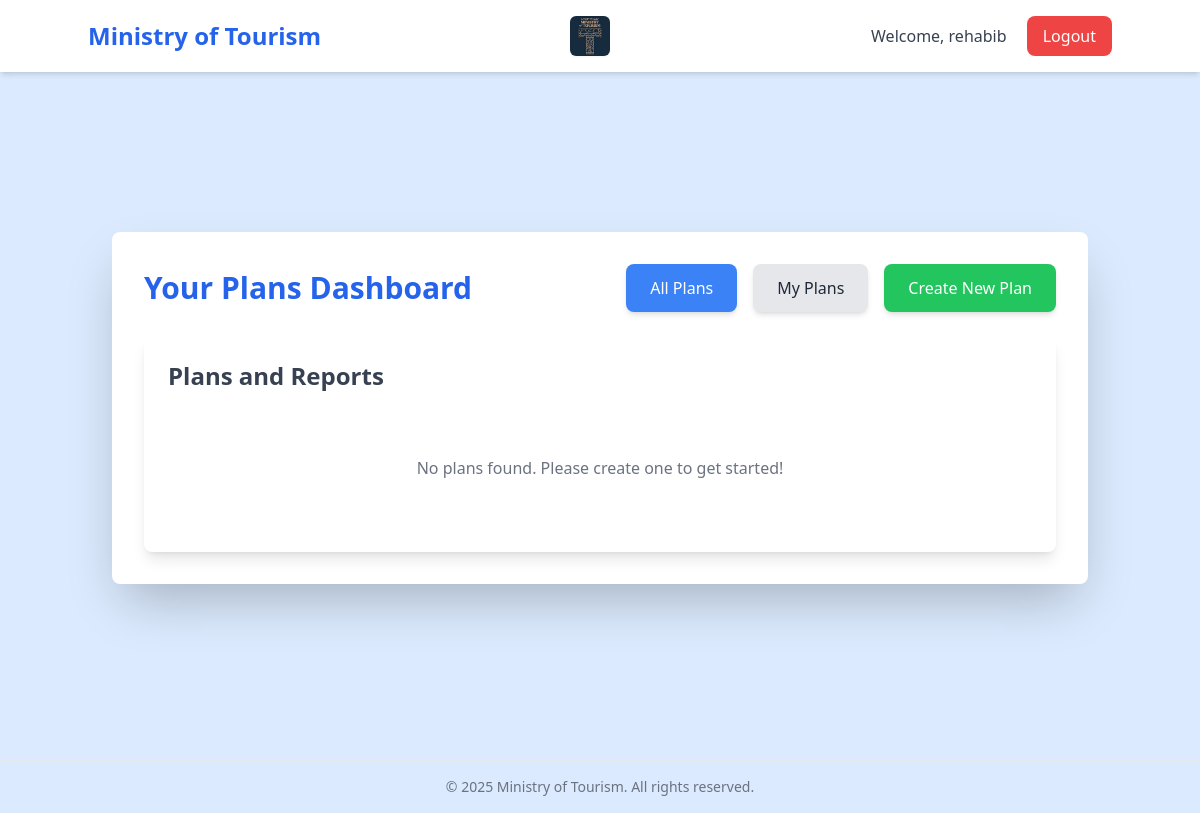
/ (signed in), run on an earlier commit of the app's database.
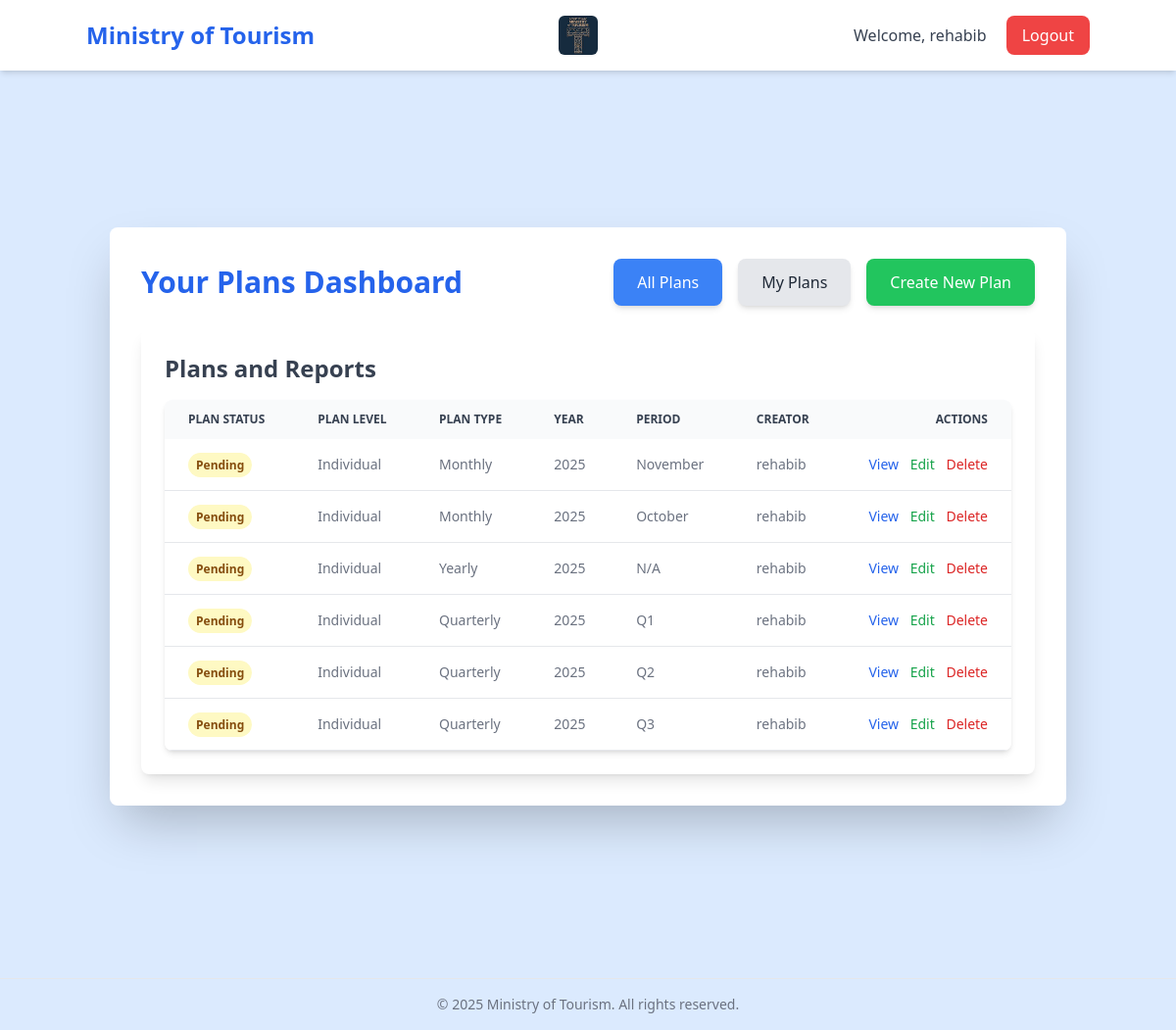
And on a later commit of the database.
### accounts/models.py (models this page shows, shortened)
class User(AbstractUser):
    ROLE_CHOICES = (
        ('CORPORATE', 'corporate'),
        ('DEPARTMENT', 'Department'),
        ('INDIVIDUAL', 'Individual'),
    )
    role = models.CharField(max_length=20, choices=ROLE_CHOICES, default='INDIVIDUAL')
    department = models.CharField(max_length=100, blank=True, null=True, help_text="Department of the user (e.g., Marketing, IT)")

### plans/models.py (models this page shows, shortened)
class Plan(models.Model):
    LEVEL_CHOICES = [
        ("individual", "Individual"),
        ("department", "Department"),
        ("corporate", "Corporate"),
    ]
    PLAN_TYPE_CHOICES = [
        ("weekly", "Weekly"),
        ("monthly", "Monthly"),
        ("quarterly", "Quarterly"),
        ("yearly", "Yearly"),
    ]
    user = models.ForeignKey(settings.AUTH_USER_MODEL, on_delete=models.CASCADE)
    level = models.CharField(max_length=20, choices=LEVEL_CHOICES)
    plan_type = models.CharField(max_length=20, choices=PLAN_TYPE_CHOICES)
    year = models.PositiveIntegerField()
    week_number = models.PositiveSmallIntegerField(
        choices=[(i, f"Week {i}") for i in range(1, 53)], # Changed to 53 weeks for full year
        null=True, blank=True
    )
    MONTH_CHOICES = [
        (1, "July"), (2, "August"), (3, "September"), (4, "October"),
        (5, "November"), (6, "December"), (7, "January"), (8, "February"),
        (9, "March"), (10, "April"), (11, "May"), (12, "June")
    ]
    month = models.PositiveSmallIntegerField(
        choices=MONTH_CHOICES,
        null=True,
        blank=True
    )
    quarter_number = models.PositiveSmallIntegerField(
        choices=[(i, f"Quarter {i}") for i in range(1, 5)],
        null=True, blank=True
    )
    status = models.CharField(
        max_length=20,
        choices=[("PENDING", "Pending"), ("APPROVED", "Approved"), ("REJECTED", "Rejected")],
        default="PENDING"
    )
    review_comments = models.TextField(blank=True, null=True)
    created_at = models.DateTimeField(auto_now_add=True)

### plans/views.py (the view)
# urls.py: path('', views.dashboard, name='dashboard'),
@login_required
def dashboard(request):
    user_role = request.user.role.lower()
    prefetch_fields = ('goals', 'kpis', 'major_activities__detail_activities')
    base_query = Plan.objects.all().prefetch_related(*prefetch_fields).order_by('-year', '-month', '-week_number')
    show_my_plans = request.GET.get('show', 'all') == 'my_plans'
    selected_department_name = request.GET.get('department', '')
    if show_my_plans:
        plans = base_query.filter(user=request.user)
    elif user_role == 'corporate':
        if selected_department_name:
            plans = base_query.filter(user__department__iexact=selected_department_name)
        else:
            plans = base_query
    elif user_role == 'department':
        plans = base_query.filter(
            Q(user=request.user) | Q(level__iexact='individual', user__department=request.user.department)
        )
    elif user_role == 'individual':
        plans = base_query.filter(user=request.user)
    else:
        plans = Plan.objects.none() # Default safety
    all_departments = []
    if user_role == 'corporate':
        all_departments = User.objects.filter(department__isnull=False).values_list('department', flat=True).distinct()
    context = {
        'user_role': user_role,
        'plans': plans,
        'show_my_plans': show_my_plans,
        'all_departments': all_departments,
        'selected_department': selected_department_name,
    }
    return render(request, 'plans/dashboard.html', context)

### plans/templates/plans/dashboard.html (shortened to what this page needs)
{% extends "plans/base.html" %}
{% block content %}
<div class="bg-white p-8 rounded-lg shadow-2xl max-w-6xl mx-auto my-10 lg:my-24">
    <div class="flex flex-col md:flex-row justify-between items-center mb-6">
        <h1 class="text-3xl font-bold text-blue-600 mb-4 md:mb-0">Your Plans Dashboard</h1>
        <div class="flex flex-wrap items-center space-y-4 md:space-y-0 md:space-x-4">
            <a href="{% url 'dashboard' %}"
                class="w-full md:w-auto text-center px-6 py-3 rounded-lg transition-colors shadow-md
                {% if not show_my_plans and not selected_department %}bg-blue-500 text-white hover:bg-blue-600{% else %}bg-gray-200 text-gray-800 hover:bg-gray-300{% endif %}">
                All Plans
            </a>
            <a href="{% url 'dashboard' %}?show=my_plans"
                class="w-full md:w-auto text-center px-6 py-3 rounded-lg transition-colors shadow-md
                {% if show_my_plans %}bg-blue-500 text-white hover:bg-blue-600{% else %}bg-gray-200 text-gray-800 hover:bg-gray-300{% endif %}">
                My Plans
            </a>
            <a href="{% url 'create_plan' %}"
                class="w-full md:w-auto text-center bg-green-500 text-white px-6 py-3 rounded-lg hover:bg-green-600 transition-colors shadow-md">
                Create New Plan
            </a>
        </div>
    </div>
    <div class="bg-white p-6 rounded-lg shadow-lg">
        <h2 class="text-2xl font-bold text-gray-700 mb-4">Plans and Reports</h2>
        {% if plans %}
        <div class="overflow-x-auto shadow-md rounded-lg">
            <table class="w-full text-sm text-left text-gray-500">
                <thead class="text-xs text-gray-700 uppercase bg-gray-50">
                    <tr>
                        <th scope="col" class="px-6 py-3">Plan Status</th>
                        <th scope="col" class="px-6 py-3">Plan Level</th>
                        <th scope="col" class="px-6 py-3">Plan Type</th>
                        <th scope="col" class="px-6 py-3">Year</th>
                        <th scope="col" class="px-6 py-3">Period</th>
                        <th scope="col" class="px-6 py-3">Creator</th>
                        <th scope="col" class="px-6 py-3 text-right">Actions</th>
                    </tr>
                </thead>
                <tbody>
                    {% for plan in plans %}
                    <tr class="bg-white border-b hover:bg-gray-50">
                        <td class="px-6 py-4">
                            <span class="font-semibold px-2 py-1 rounded-full text-xs
                                {% if plan.status == 'APPROVED' %}bg-green-100 text-green-800
                                {% elif plan.status == 'REJECTED' %}bg-red-100 text-red-800
                                {% else %}bg-yellow-100 text-yellow-800
                                {% endif %}">
                                {{ plan.get_status_display }}
                            </span>
                        </td>
                        <td class="px-6 py-4">{{ plan.get_level_display }}</td>
                        <td class="px-6 py-4">{{ plan.get_plan_type_display }}</td>
                        <td class="px-6 py-4">{{ plan.year }}</td>
                        <td class="px-6 py-4">
                            {% if plan.plan_type == 'monthly' %}
                                {{ plan.get_month_display }}
                            {% elif plan.plan_type == 'quarterly' %}
                                Q{{ plan.quarter_number }}
                            {% elif plan.plan_type == 'weekly' %}
                                Wk {{ plan.week_number }} ({{ plan.get_month_display|slice:":3" }})
                            {% else %}
                                N/A
                            {% endif %}
                        </td>
                        <td class="px-6 py-4">{{ plan.user.username }}</td>
                        <td class="px-6 py-4 text-right space-x-2">
                            <a href="{% url 'view_plan' plan.pk %}"
                                class="font-medium text-blue-600 hover:underline">View</a>
                            {% if user.is_authenticated and plan.user == request.user and plan.status != 'APPROVED' %}
                            <a href="{% url 'edit_plan' plan.pk %}"
                                class="font-medium text-green-600 hover:underline">Edit</a>
                            <button type="button" class="font-medium text-red-600 hover:underline delete-button"
                                data-delete-url="{% url 'delete_plan' plan.pk %}">Delete</button>
                            {% endif %}
                        </td>
                    </tr>
                    {% endfor %}
                </tbody>
            </table>
        </div>
        {% else %}
        <p class="text-center text-gray-500 py-12">No plans found. Please create one to get started!</p>
        {% endif %}
    </div>
</div>
{% endblock %}

### plans/templates/plans/base.html (shortened to what this page needs)
<!DOCTYPE html>
<html lang="en">
<head>
<script src="https://cdn.tailwindcss.com"></script>
</head>
<body class="bg-blue-100 min-h-screen font-sans antialiased">
<header class="bg-white shadow-md py-4 px-6 mb-8">
<nav class="container mx-auto flex justify-between items-center">
<a href="{% url 'dashboard' %}" class="text-2xl font-bold text-blue-600">Ministry of Tourism</a>
<img src="plans/images/tourism logo.jpg"
                     alt="Tourism Logo"
                     class="h-10 w-10 mr-3 object-cover rounded-md shadow-sm">
<div>
{% if user.is_authenticated %}
<span class="text-gray-700 mr-4">Welcome, {{ user.username }}</span>
<form action="{% url 'logout' %}" method="post" class="inline">
<button type="submit" class="bg-red-500 text-white px-4 py-2 rounded-lg hover:bg-red-600 transition-colors">Logout</button>
</form>
{% else %}
<a href="{% url 'login' %}" class="bg-blue-500 text-white px-4 py-2 rounded-lg hover:bg-blue-600 transition-colors">Login</a>
{% endif %}
</div>
</header>
<main class="container mx-auto px-6 py-8">
{% block content %}
{% endblock %}
</main>
<footer class="mt-12 py-4 text-center text-sm text-gray-500 border-t">
        &copy; 2025 Ministry of Tourism. All rights reserved.
</footer>
</body>
</html>

What changed in the data, as far as the page shows it:
added Plan: status "Pending", level "Individual", plan_type "Monthly", year "2025", month "November", user.username "rehabib", shows "Edit"
added Plan: status "Pending", level "Individual", plan_type "Monthly", year "2025", month "October", user.username "rehabib", shows "Edit"
added Plan: status "Pending", level "Individual", plan_type "Yearly", year "2025", shows "N/A", user.username "rehabib", shows "Edit"
added Plan: status "Pending", level "Individual", plan_type "Quarterly", year "2025", quarter_number "1", user.username "rehabib", shows "Edit"
added Plan: status "Pending", level "Individual", plan_type "Quarterly", year "2025", quarter_number "2", user.username "rehabib", shows "Edit"
added Plan: status "Pending", level "Individual", plan_type "Quarterly", year "2025", quarter_number "3", user.username "rehabib", shows "Edit"
Also different on the page:
text no longer shown: "No plans found. Please create one to get started!"
text now shown: "PLAN STATUS PLAN LEVEL PLAN TYPE YEAR PERIOD CREATOR ACTIONS"
